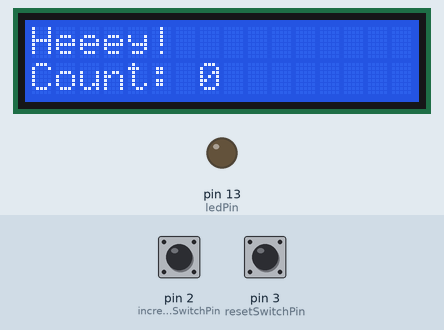
Bench run of a sketch on a simulated Arduino Uno, built with avr-gcc and run on an emulated ATmega328P. Shown: 16×2 character LCD, output pins drawn as LEDs (lit = HIGH). The test bench sets the inputs (shaded band); at power-on: pin 3 (resetSwitchPin) HIGH, pin 2 (incrementSwitchPin) HIGH.

Above: at 2.2 s.
2.3 s: pin 3 (resetSwitchPin) pulled LOW for 1 s
At 2.9 s:
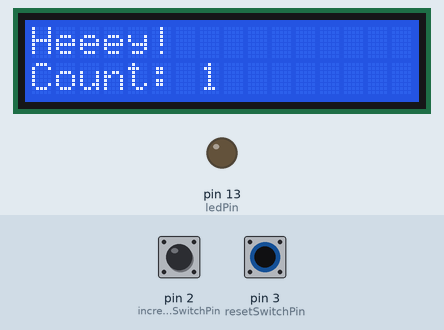
4.8 s: pin 3 (resetSwitchPin) pulled LOW for 3.2 s
At 5.9 s:
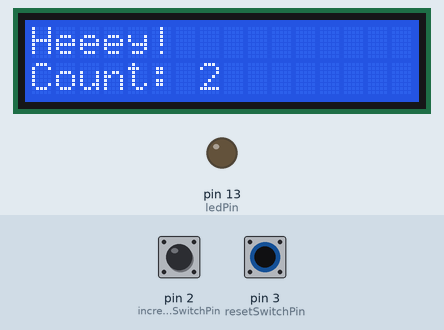
Timing chart, 0 to 7.8 s (numbered marks = the images above; inputs shaded):
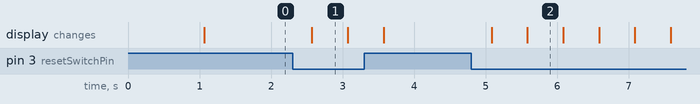

The sketch:

Arduino_Code.ino
```cpp
// This program reads the state of two switches and increments a counter based on the state of the first switch.
// It also controls a LED that turns on when the counter reaches 10

#include <LiquidCrystal.h>

// Define the pins used
const int incrementSwitchPin = 2;
const int resetSwitchPin = 3;
const int ledPin = 13;

// Define variables
int count = 0;

// Initialize the LCD
LiquidCrystal lcd(8, 9, 4, 5, 6, 7);

void setup() {
  // Set the pin modes
  pinMode(incrementSwitchPin, INPUT_PULLUP); // Use pull-up resistor to avoid false readings
  pinMode(resetSwitchPin, INPUT_PULLUP);
  pinMode(ledPin, OUTPUT);

  // Initialize the LCD
  lcd.begin(16, 2);

  // Display a welcome message on the LCD
  lcd.print("Heeey!");

  // Wait for the LCD to initialize
  delay(1000);
}

void loop() {
  // Check the state of the increment switch
  if (digitalRead(incrementSwitchPin) == HIGH) {
    // Increment the count variable and display it on the LCD
    count++;
    if (count>10){
      count = 0;
    }
    lcd.setCursor(0, 1);
    lcd.print("Count: ");
    lcd.print(count);

    // Turn on the LED if the count reaches 10
    if (count == 10) {
      digitalWrite(ledPin, HIGH);
    }
  }

  // Check the state of the reset switch
  if (digitalRead(resetSwitchPin) == HIGH) {
    // Reset the count variable and display it on the LCD
    count = 0;
    lcd.setCursor(0, 1);
    lcd.print("Count: ");
    lcd.print(count);

    // Turn on the LED
    digitalWrite(ledPin, HIGH);
  }

  // Turn off the LED if the count is less than 10
  if (digitalRead(ledPin) == HIGH && count < 10) {
    digitalWrite(ledPin, LOW);
  }

  // Delay to debounce the switches
  delay(500);
}
```

Measured:
- after the input at 2.3 s, the display: changes after 0.27 s (image 1)
- after the input at 4.8 s, the display: first changes after 0.28 s (image 2 shows a later state)
- what the display in image 1 shows lasts 0.5 s, from 2.6 s to 3.1 s
